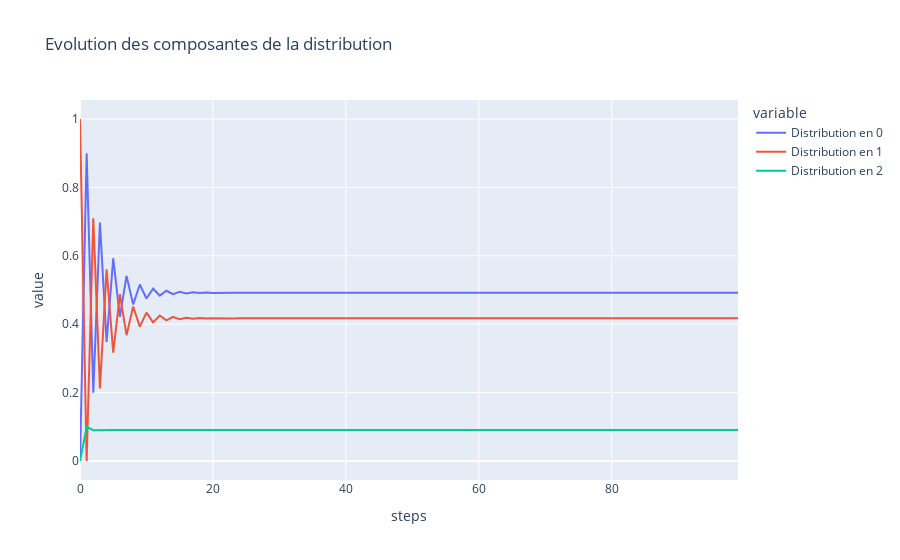

Source (notebook cell):
### Markdown cell above
5\. b) Display on the same graph the curves $n \mapsto \mu_n(i)$ for $i = 1, \dotsc , 3$, and compare with $\pi$. Display on another graph the function $n \mapsto \Vert \mu_n - \pi \Vert_1$, where $\Vert \cdot \Vert_1$ is the $\ell_1$ norm. What does each of these curves illustrate?

### Code cell
workflow_2.plot_mu_evolution()
